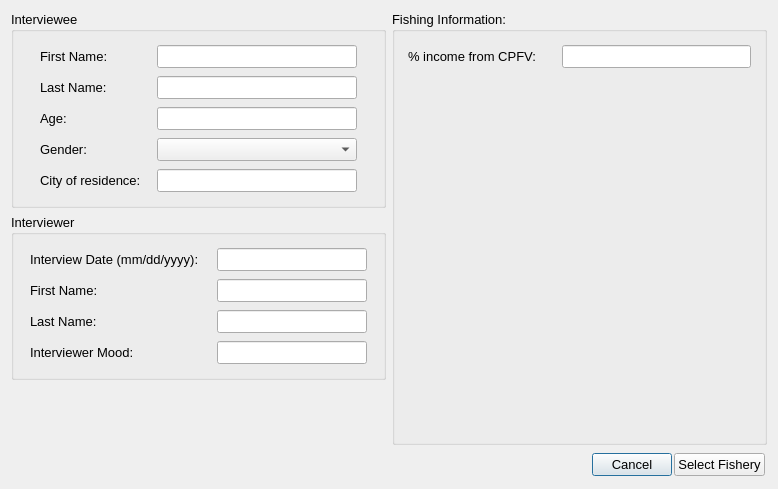
<ui version="4.0" >
 <author>Aaron Racicot</author>
 <class>InterviewStart</class>
 <widget class="QDialog" name="InterviewStart" >
  <property name="geometry" >
   <rect>
    <x>0</x>
    <y>0</y>
    <width>778</width>
    <height>489</height>
   </rect>
  </property>
  <property name="windowTitle" >
   <string>OpenOceanMap - Interview</string>
  </property>
  <layout class="QVBoxLayout" >
   <item>
    <layout class="QHBoxLayout" >
     <item>
      <layout class="QVBoxLayout" >
       <item>
        <layout class="QVBoxLayout" >
         <item>
          <widget class="QGroupBox" name="interviewee" >
           <property name="font" >
            <font>
             <pointsize>10</pointsize>
            </font>
           </property>
           <property name="title" >
            <string>Interviewee</string>
           </property>
           <layout class="QVBoxLayout" >
            <property name="spacing" >
             <number>0</number>
            </property>
            <item>
             <widget class="QWidget" native="1" name="interviewee_first_name" >
              <layout class="QHBoxLayout" >
               <property name="spacing" >
                <number>4</number>
               </property>
               <property name="leftMargin" >
                <number>4</number>
               </property>
               <property name="topMargin" >
                <number>4</number>
               </property>
               <property name="rightMargin" >
                <number>4</number>
               </property>
               <property name="bottomMargin" >
                <number>4</number>
               </property>
               <item>
                <widget class="QLabel" name="interviewee_first_name_text" >
                 <property name="minimumSize" >
                  <size>
                   <width>100</width>
                   <height>0</height>
                  </size>
                 </property>
                 <property name="maximumSize" >
                  <size>
                   <width>100</width>
                   <height>16777215</height>
                  </size>
                 </property>
                 <property name="text" >
                  <string>First Name:</string>
                 </property>
                </widget>
               </item>
               <item>
                <widget class="QLineEdit" name="interviewee_first_name_line" >
                 <property name="enabled" >
                  <bool>true</bool>
                 </property>
                 <property name="minimumSize" >
                  <size>
                   <width>200</width>
                   <height>0</height>
                  </size>
                 </property>
                 <property name="maximumSize" >
                  <size>
                   <width>200</width>
                   <height>16777215</height>
                  </size>
                 </property>
                 <property name="text" >
                  <string/>
                 </property>
                </widget>
               </item>
              </layout>
             </widget>
            </item>
            <item>
             <widget class="QWidget" native="1" name="interviewee_last_name" >
              <layout class="QHBoxLayout" >
               <property name="spacing" >
                <number>4</number>
               </property>
               <property name="leftMargin" >
                <number>4</number>
               </property>
               <property name="topMargin" >
                <number>4</number>
               </property>
               <property name="rightMargin" >
                <number>4</number>
               </property>
               <property name="bottomMargin" >
                <number>4</number>
               </property>
               <item>
                <widget class="QLabel" name="interviewee_last_name_text" >
                 <property name="minimumSize" >
                  <size>
                   <width>100</width>
                   <height>0</height>
                  </size>
                 </property>
                 <property name="maximumSize" >
                  <size>
                   <width>100</width>
                   <height>16777215</height>
                  </size>
                 </property>
                 <property name="text" >
                  <string>Last Name:</string>
                 </property>
                </widget>
               </item>
               <item>
                <widget class="QLineEdit" name="interviewee_last_name_line" >
                 <property name="enabled" >
                  <bool>true</bool>
                 </property>
                 <property name="minimumSize" >
                  <size>
                   <width>200</width>
                   <height>0</height>
                  </size>
                 </property>
                 <property name="maximumSize" >
                  <size>
                   <width>200</width>
                   <height>16777215</height>
                  </size>
                 </property>
                 <property name="text" >
                  <string/>
                 </property>
                </widget>
               </item>
              </layout>
             </widget>
            </item>
            <item>
             <widget class="QWidget" native="1" name="age" >
              <layout class="QHBoxLayout" >
               <property name="spacing" >
                <number>4</number>
               </property>
               <property name="leftMargin" >
                <number>4</number>
               </property>
               <property name="topMargin" >
                <number>4</number>
               </property>
               <property name="rightMargin" >
                <number>4</number>
               </property>
               <property name="bottomMargin" >
                <number>4</number>
               </property>
               <item>
                <widget class="QLabel" name="age_text" >
                 <property name="minimumSize" >
                  <size>
                   <width>100</width>
                   <height>0</height>
                  </size>
                 </property>
                 <property name="maximumSize" >
                  <size>
                   <width>100</width>
                   <height>16777215</height>
                  </size>
                 </property>
                 <property name="text" >
                  <string>Age:</string>
                 </property>
                </widget>
               </item>
               <item>
                <widget class="QLineEdit" name="age_line" >
                 <property name="enabled" >
                  <bool>true</bool>
                 </property>
                 <property name="minimumSize" >
                  <size>
                   <width>200</width>
                   <height>0</height>
                  </size>
                 </property>
                 <property name="maximumSize" >
                  <size>
                   <width>200</width>
                   <height>16777215</height>
                  </size>
                 </property>
                 <property name="text" >
                  <string/>
                 </property>
                </widget>
               </item>
              </layout>
             </widget>
            </item>
            <item>
             <widget class="QWidget" native="1" name="gender" >
              <layout class="QHBoxLayout" >
               <property name="spacing" >
                <number>4</number>
               </property>
               <property name="leftMargin" >
                <number>4</number>
               </property>
               <property name="topMargin" >
                <number>4</number>
               </property>
               <property name="rightMargin" >
                <number>4</number>
               </property>
               <property name="bottomMargin" >
                <number>4</number>
               </property>
               <item>
                <widget class="QLabel" name="gender_text" >
                 <property name="minimumSize" >
                  <size>
                   <width>100</width>
                   <height>0</height>
                  </size>
                 </property>
                 <property name="maximumSize" >
                  <size>
                   <width>100</width>
                   <height>16777215</height>
                  </size>
                 </property>
                 <property name="text" >
                  <string>Gender:</string>
                 </property>
                </widget>
               </item>
               <item>
                <widget class="QComboBox" name="gender_comboBox" >
                 <property name="maximumSize" >
                  <size>
                   <width>200</width>
                   <height>16777215</height>
                  </size>
                 </property>
                 <item>
                  <property name="text" >
                   <string/>
                  </property>
                 </item>
                 <item>
                  <property name="text" >
                   <string>Male</string>
                  </property>
                 </item>
                 <item>
                  <property name="text" >
                   <string>Female</string>
                  </property>
                 </item>
                </widget>
               </item>
              </layout>
             </widget>
            </item>
            <item>
             <widget class="QWidget" native="1" name="age_2" >
              <layout class="QHBoxLayout" >
               <property name="spacing" >
                <number>4</number>
               </property>
               <property name="leftMargin" >
                <number>4</number>
               </property>
               <property name="topMargin" >
                <number>4</number>
               </property>
               <property name="rightMargin" >
                <number>4</number>
               </property>
               <property name="bottomMargin" >
                <number>4</number>
               </property>
               <item>
                <widget class="QLabel" name="city_text" >
                 <property name="minimumSize" >
                  <size>
                   <width>100</width>
                   <height>0</height>
                  </size>
                 </property>
                 <property name="maximumSize" >
                  <size>
                   <width>100</width>
                   <height>16777215</height>
                  </size>
                 </property>
                 <property name="text" >
                  <string>City of residence:</string>
                 </property>
                </widget>
               </item>
               <item>
                <widget class="QLineEdit" name="city_line" >
                 <property name="enabled" >
                  <bool>true</bool>
                 </property>
                 <property name="minimumSize" >
                  <size>
                   <width>200</width>
                   <height>0</height>
                  </size>
                 </property>
                 <property name="maximumSize" >
                  <size>
                   <width>200</width>
                   <height>16777215</height>
                  </size>
                 </property>
                 <property name="text" >
                  <string/>
                 </property>
                </widget>
               </item>
              </layout>
             </widget>
            </item>
           </layout>
          </widget>
         </item>
         <item>
          <widget class="QGroupBox" name="interviewee_2" >
           <property name="font" >
            <font>
             <pointsize>10</pointsize>
            </font>
           </property>
           <property name="title" >
            <string>Interviewer</string>
           </property>
           <layout class="QVBoxLayout" >
            <property name="spacing" >
             <number>0</number>
            </property>
            <item>
             <widget class="QWidget" native="1" name="interviewee_first_name_2" >
              <layout class="QHBoxLayout" >
               <property name="spacing" >
                <number>4</number>
               </property>
               <property name="leftMargin" >
                <number>4</number>
               </property>
               <property name="topMargin" >
                <number>4</number>
               </property>
               <property name="rightMargin" >
                <number>4</number>
               </property>
               <property name="bottomMargin" >
                <number>4</number>
               </property>
               <item>
                <widget class="QLabel" name="date_text" >
                 <property name="minimumSize" >
                  <size>
                   <width>180</width>
                   <height>0</height>
                  </size>
                 </property>
                 <property name="maximumSize" >
                  <size>
                   <width>180</width>
                   <height>16777215</height>
                  </size>
                 </property>
                 <property name="text" >
                  <string>Interview Date (mm/dd/yyyy):</string>
                 </property>
                </widget>
               </item>
               <item>
                <widget class="QLineEdit" name="date_line" >
                 <property name="enabled" >
                  <bool>true</bool>
                 </property>
                 <property name="minimumSize" >
                  <size>
                   <width>150</width>
                   <height>0</height>
                  </size>
                 </property>
                 <property name="maximumSize" >
                  <size>
                   <width>150</width>
                   <height>16777215</height>
                  </size>
                 </property>
                 <property name="text" >
                  <string/>
                 </property>
                </widget>
               </item>
              </layout>
             </widget>
            </item>
            <item>
             <widget class="QWidget" native="1" name="interviewee_first_name_3" >
              <layout class="QHBoxLayout" >
               <property name="spacing" >
                <number>4</number>
               </property>
               <property name="leftMargin" >
                <number>4</number>
               </property>
               <property name="topMargin" >
                <number>4</number>
               </property>
               <property name="rightMargin" >
                <number>4</number>
               </property>
               <property name="bottomMargin" >
                <number>4</number>
               </property>
               <item>
                <widget class="QLabel" name="interviewer1_first_name_text" >
                 <property name="minimumSize" >
                  <size>
                   <width>180</width>
                   <height>0</height>
                  </size>
                 </property>
                 <property name="maximumSize" >
                  <size>
                   <width>180</width>
                   <height>16777215</height>
                  </size>
                 </property>
                 <property name="text" >
                  <string>First Name:</string>
                 </property>
                </widget>
               </item>
               <item>
                <widget class="QLineEdit" name="interviewer1_first_name_line" >
                 <property name="enabled" >
                  <bool>true</bool>
                 </property>
                 <property name="minimumSize" >
                  <size>
                   <width>150</width>
                   <height>0</height>
                  </size>
                 </property>
                 <property name="maximumSize" >
                  <size>
                   <width>150</width>
                   <height>16777215</height>
                  </size>
                 </property>
                 <property name="text" >
                  <string/>
                 </property>
                </widget>
               </item>
              </layout>
             </widget>
            </item>
            <item>
             <widget class="QWidget" native="1" name="interviewee_first_name_4" >
              <layout class="QHBoxLayout" >
               <property name="spacing" >
                <number>4</number>
               </property>
               <property name="leftMargin" >
                <number>4</number>
               </property>
               <property name="topMargin" >
                <number>4</number>
               </property>
               <property name="rightMargin" >
                <number>4</number>
               </property>
               <property name="bottomMargin" >
                <number>4</number>
               </property>
               <item>
                <widget class="QLabel" name="interviewer1_last_name_text" >
                 <property name="minimumSize" >
                  <size>
                   <width>180</width>
                   <height>0</height>
                  </size>
                 </property>
                 <property name="maximumSize" >
                  <size>
                   <width>180</width>
                   <height>16777215</height>
                  </size>
                 </property>
                 <property name="text" >
                  <string>Last Name:</string>
                 </property>
                </widget>
               </item>
               <item>
                <widget class="QLineEdit" name="interviewer1_last_name_line" >
                 <property name="enabled" >
                  <bool>true</bool>
                 </property>
                 <property name="minimumSize" >
                  <size>
                   <width>150</width>
                   <height>0</height>
                  </size>
                 </property>
                 <property name="maximumSize" >
                  <size>
                   <width>150</width>
                   <height>16777215</height>
                  </size>
                 </property>
                 <property name="text" >
                  <string/>
                 </property>
                </widget>
               </item>
              </layout>
             </widget>
            </item>
            <item>
             <widget class="QWidget" native="1" name="interviewee_first_name_5" >
              <layout class="QHBoxLayout" >
               <property name="spacing" >
                <number>4</number>
               </property>
               <property name="leftMargin" >
                <number>4</number>
               </property>
               <property name="topMargin" >
                <number>4</number>
               </property>
               <property name="rightMargin" >
                <number>4</number>
               </property>
               <property name="bottomMargin" >
                <number>4</number>
               </property>
               <item>
                <widget class="QLabel" name="mood_text" >
                 <property name="minimumSize" >
                  <size>
                   <width>180</width>
                   <height>0</height>
                  </size>
                 </property>
                 <property name="maximumSize" >
                  <size>
                   <width>180</width>
                   <height>16777215</height>
                  </size>
                 </property>
                 <property name="text" >
                  <string>Interviewer Mood:</string>
                 </property>
                </widget>
               </item>
               <item>
                <widget class="QLineEdit" name="mood_line" >
                 <property name="enabled" >
                  <bool>true</bool>
                 </property>
                 <property name="minimumSize" >
                  <size>
                   <width>150</width>
                   <height>0</height>
                  </size>
                 </property>
                 <property name="maximumSize" >
                  <size>
                   <width>150</width>
                   <height>16777215</height>
                  </size>
                 </property>
                 <property name="text" >
                  <string/>
                 </property>
                </widget>
               </item>
              </layout>
             </widget>
            </item>
           </layout>
          </widget>
         </item>
        </layout>
       </item>
       <item>
        <spacer>
         <property name="orientation" >
          <enum>Qt::Vertical</enum>
         </property>
         <property name="sizeHint" >
          <size>
           <width>20</width>
           <height>40</height>
          </size>
         </property>
        </spacer>
       </item>
      </layout>
     </item>
     <item>
      <widget class="QGroupBox" name="vessel_info" >
       <property name="font" >
        <font>
         <pointsize>10</pointsize>
        </font>
       </property>
       <property name="title" >
        <string>Fishing Information:</string>
       </property>
       <layout class="QVBoxLayout" >
        <property name="spacing" >
         <number>0</number>
        </property>
        <item>
         <widget class="QWidget" native="1" name="home_port_2" >
          <property name="font" >
           <font>
            <pointsize>10</pointsize>
           </font>
          </property>
          <layout class="QHBoxLayout" >
           <property name="spacing" >
            <number>4</number>
           </property>
           <property name="leftMargin" >
            <number>4</number>
           </property>
           <property name="topMargin" >
            <number>4</number>
           </property>
           <property name="rightMargin" >
            <number>4</number>
           </property>
           <property name="bottomMargin" >
            <number>4</number>
           </property>
           <item>
            <widget class="QLabel" name="perc_income_text" >
             <property name="minimumSize" >
              <size>
               <width>150</width>
               <height>0</height>
              </size>
             </property>
             <property name="maximumSize" >
              <size>
               <width>150</width>
               <height>16777215</height>
              </size>
             </property>
             <property name="font" >
              <font>
               <pointsize>10</pointsize>
              </font>
             </property>
             <property name="text" >
              <string>% income from CPFV:</string>
             </property>
            </widget>
           </item>
           <item>
            <widget class="QLineEdit" name="cpfv_income_line" >
             <property name="enabled" >
              <bool>true</bool>
             </property>
             <property name="minimumSize" >
              <size>
               <width>100</width>
               <height>0</height>
              </size>
             </property>
             <property name="maximumSize" >
              <size>
               <width>200</width>
               <height>16777215</height>
              </size>
             </property>
             <property name="font" >
              <font>
               <pointsize>10</pointsize>
              </font>
             </property>
             <property name="text" >
              <string/>
             </property>
            </widget>
           </item>
          </layout>
         </widget>
        </item>
        <item>
         <spacer>
          <property name="orientation" >
           <enum>Qt::Vertical</enum>
          </property>
          <property name="sizeHint" >
           <size>
            <width>20</width>
            <height>40</height>
           </size>
          </property>
         </spacer>
        </item>
       </layout>
      </widget>
     </item>
    </layout>
   </item>
   <item>
    <widget class="QWidget" native="1" name="button_box" >
     <layout class="QHBoxLayout" >
      <property name="spacing" >
       <number>2</number>
      </property>
      <property name="leftMargin" >
       <number>2</number>
      </property>
      <property name="topMargin" >
       <number>2</number>
      </property>
      <property name="rightMargin" >
       <number>2</number>
      </property>
      <property name="bottomMargin" >
       <number>2</number>
      </property>
      <item>
       <spacer>
        <property name="orientation" >
         <enum>Qt::Horizontal</enum>
        </property>
        <property name="sizeHint" >
         <size>
          <width>40</width>
          <height>20</height>
         </size>
        </property>
       </spacer>
      </item>
      <item>
       <widget class="QPushButton" name="pbnCancel" >
        <property name="font" >
         <font>
          <pointsize>10</pointsize>
         </font>
        </property>
        <property name="text" >
         <string>Cancel</string>
        </property>
       </widget>
      </item>
      <item>
       <widget class="QPushButton" name="pbnSelectFishery" >
        <property name="font" >
         <font>
          <pointsize>10</pointsize>
         </font>
        </property>
        <property name="text" >
         <string>Select Fishery</string>
        </property>
       </widget>
      </item>
     </layout>
    </widget>
   </item>
  </layout>
 </widget>
 <resources/>
 <connections/>
</ui>
